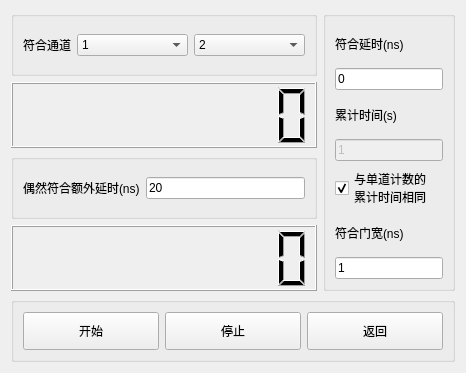
<?xml version="1.0" encoding="UTF-8"?>
<ui version="4.0">
 <class>CoincidenceWidget</class>
 <widget class="QWidget" name="CoincidenceWidget">
  <property name="geometry">
   <rect>
    <x>0</x>
    <y>0</y>
    <width>466</width>
    <height>373</height>
   </rect>
  </property>
  <property name="windowTitle">
   <string>Form</string>
  </property>
  <layout class="QGridLayout" name="gridLayout">
   <item row="5" column="0">
    <widget class="QLCDNumber" name="lcdAccCoin">
     <property name="digitCount">
      <number>9</number>
     </property>
    </widget>
   </item>
   <item row="2" column="0">
    <widget class="QGroupBox" name="groupBox_2">
     <property name="title">
      <string/>
     </property>
     <layout class="QHBoxLayout" name="horizontalLayout">
      <item>
       <widget class="QLabel" name="label">
        <property name="sizePolicy">
         <sizepolicy hsizetype="Preferred" vsizetype="Preferred">
          <horstretch>0</horstretch>
          <verstretch>0</verstretch>
         </sizepolicy>
        </property>
        <property name="text">
         <string>符合通道</string>
        </property>
       </widget>
      </item>
      <item>
       <widget class="QComboBox" name="coinChannel1">
        <property name="sizePolicy">
         <sizepolicy hsizetype="Expanding" vsizetype="Fixed">
          <horstretch>0</horstretch>
          <verstretch>0</verstretch>
         </sizepolicy>
        </property>
        <property name="editable">
         <bool>false</bool>
        </property>
        <property name="currentIndex">
         <number>0</number>
        </property>
        <property name="maxVisibleItems">
         <number>6</number>
        </property>
        <item>
         <property name="text">
          <string>1</string>
         </property>
        </item>
        <item>
         <property name="text">
          <string>2</string>
         </property>
        </item>
        <item>
         <property name="text">
          <string>3</string>
         </property>
        </item>
        <item>
         <property name="text">
          <string>4</string>
         </property>
        </item>
        <item>
         <property name="text">
          <string>5</string>
         </property>
        </item>
        <item>
         <property name="text">
          <string>6</string>
         </property>
        </item>
       </widget>
      </item>
      <item>
       <widget class="QComboBox" name="coinChannel2">
        <property name="sizePolicy">
         <sizepolicy hsizetype="Expanding" vsizetype="Fixed">
          <horstretch>0</horstretch>
          <verstretch>0</verstretch>
         </sizepolicy>
        </property>
        <property name="currentIndex">
         <number>0</number>
        </property>
        <property name="maxVisibleItems">
         <number>6</number>
        </property>
        <item>
         <property name="text">
          <string>2</string>
         </property>
        </item>
        <item>
         <property name="text">
          <string>3</string>
         </property>
        </item>
        <item>
         <property name="text">
          <string>4</string>
         </property>
        </item>
        <item>
         <property name="text">
          <string>5</string>
         </property>
        </item>
        <item>
         <property name="text">
          <string>6</string>
         </property>
        </item>
       </widget>
      </item>
     </layout>
    </widget>
   </item>
   <item row="7" column="0" colspan="2">
    <widget class="QGroupBox" name="groupBox_4">
     <property name="title">
      <string/>
     </property>
     <layout class="QHBoxLayout" name="horizontalLayout_3">
      <item>
       <widget class="QPushButton" name="buttonStart">
        <property name="sizePolicy">
         <sizepolicy hsizetype="Minimum" vsizetype="Preferred">
          <horstretch>0</horstretch>
          <verstretch>0</verstretch>
         </sizepolicy>
        </property>
        <property name="text">
         <string>开始</string>
        </property>
       </widget>
      </item>
      <item>
       <widget class="QPushButton" name="buttonStop">
        <property name="sizePolicy">
         <sizepolicy hsizetype="Minimum" vsizetype="Preferred">
          <horstretch>0</horstretch>
          <verstretch>0</verstretch>
         </sizepolicy>
        </property>
        <property name="text">
         <string>停止</string>
        </property>
       </widget>
      </item>
      <item>
       <widget class="QPushButton" name="buttonReturn">
        <property name="sizePolicy">
         <sizepolicy hsizetype="Minimum" vsizetype="Preferred">
          <horstretch>0</horstretch>
          <verstretch>0</verstretch>
         </sizepolicy>
        </property>
        <property name="text">
         <string>返回</string>
        </property>
       </widget>
      </item>
     </layout>
    </widget>
   </item>
   <item row="4" column="0">
    <widget class="QGroupBox" name="groupBox_3">
     <property name="title">
      <string/>
     </property>
     <layout class="QHBoxLayout" name="horizontalLayout_2">
      <item>
       <widget class="QLabel" name="label_2">
        <property name="text">
         <string>偶然符合额外延时(ns)</string>
        </property>
       </widget>
      </item>
      <item>
       <widget class="QLineEdit" name="delayAccCoin">
        <property name="text">
         <string>20</string>
        </property>
       </widget>
      </item>
     </layout>
    </widget>
   </item>
   <item row="3" column="0">
    <widget class="QLCDNumber" name="lcdCoin">
     <property name="digitCount">
      <number>9</number>
     </property>
    </widget>
   </item>
   <item row="2" column="1" rowspan="4">
    <widget class="QGroupBox" name="groupBox">
     <property name="title">
      <string/>
     </property>
     <layout class="QVBoxLayout" name="verticalLayout">
      <item>
       <widget class="QLabel" name="label_3">
        <property name="text">
         <string>符合延时(ns)</string>
        </property>
       </widget>
      </item>
      <item>
       <widget class="QLineEdit" name="delayCoin">
        <property name="sizePolicy">
         <sizepolicy hsizetype="Preferred" vsizetype="Fixed">
          <horstretch>0</horstretch>
          <verstretch>0</verstretch>
         </sizepolicy>
        </property>
        <property name="text">
         <string>0</string>
        </property>
       </widget>
      </item>
      <item>
       <widget class="QLabel" name="label_4">
        <property name="text">
         <string>累计时间(s)</string>
        </property>
       </widget>
      </item>
      <item>
       <widget class="QLineEdit" name="accumTimeCoin">
        <property name="enabled">
         <bool>false</bool>
        </property>
        <property name="sizePolicy">
         <sizepolicy hsizetype="Preferred" vsizetype="Fixed">
          <horstretch>0</horstretch>
          <verstretch>0</verstretch>
         </sizepolicy>
        </property>
        <property name="text">
         <string>1</string>
        </property>
       </widget>
      </item>
      <item>
       <widget class="QCheckBox" name="checkboxAccumlateTime">
        <property name="sizePolicy">
         <sizepolicy hsizetype="Preferred" vsizetype="Fixed">
          <horstretch>0</horstretch>
          <verstretch>0</verstretch>
         </sizepolicy>
        </property>
        <property name="text">
         <string>与单道计数的
累计时间相同</string>
        </property>
        <property name="checked">
         <bool>true</bool>
        </property>
       </widget>
      </item>
      <item>
       <widget class="QLabel" name="label_5">
        <property name="text">
         <string>符合门宽(ns)</string>
        </property>
       </widget>
      </item>
      <item>
       <widget class="QLineEdit" name="tolerance">
        <property name="sizePolicy">
         <sizepolicy hsizetype="Preferred" vsizetype="Fixed">
          <horstretch>0</horstretch>
          <verstretch>0</verstretch>
         </sizepolicy>
        </property>
        <property name="text">
         <string>1</string>
        </property>
       </widget>
      </item>
     </layout>
    </widget>
   </item>
  </layout>
 </widget>
 <resources/>
 <connections/>
</ui>
